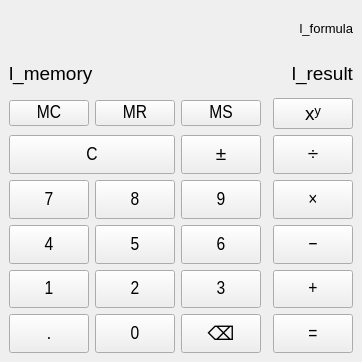
<?xml version="1.0" encoding="UTF-8"?>
<ui version="4.0">
 <class>MainWindow</class>
 <widget class="QMainWindow" name="MainWindow">
  <property name="geometry">
   <rect>
    <x>0</x>
    <y>0</y>
    <width>342</width>
    <height>362</height>
   </rect>
  </property>
  <property name="sizePolicy">
   <sizepolicy hsizetype="Preferred" vsizetype="Preferred">
    <horstretch>0</horstretch>
    <verstretch>0</verstretch>
   </sizepolicy>
  </property>
  <property name="font">
   <font>
    <pointsize>14</pointsize>
   </font>
  </property>
  <property name="windowTitle">
   <string>Калькулятор</string>
  </property>
  <widget class="QWidget" name="centralwidget">
   <layout class="QGridLayout" name="gridLayout" rowstretch="0,0,0,0,0,0,0,0,0,0" columnstretch="0,2,2,2,0,3">
    <item row="1" column="1" colspan="5">
     <layout class="QHBoxLayout" name="horizontalLayout" stretch="0,1">
      <item>
       <widget class="QLabel" name="l_memory">
        <property name="sizePolicy">
         <sizepolicy hsizetype="Preferred" vsizetype="Preferred">
          <horstretch>0</horstretch>
          <verstretch>0</verstretch>
         </sizepolicy>
        </property>
        <property name="font">
         <font>
          <pointsize>14</pointsize>
         </font>
        </property>
        <property name="text">
         <string>l_memory</string>
        </property>
       </widget>
      </item>
      <item>
       <widget class="QLabel" name="l_result">
        <property name="sizePolicy">
         <sizepolicy hsizetype="Preferred" vsizetype="Preferred">
          <horstretch>0</horstretch>
          <verstretch>0</verstretch>
         </sizepolicy>
        </property>
        <property name="font">
         <font>
          <pointsize>14</pointsize>
         </font>
        </property>
        <property name="text">
         <string>l_result</string>
        </property>
        <property name="alignment">
         <set>Qt::AlignmentFlag::AlignRight|Qt::AlignmentFlag::AlignTrailing|Qt::AlignmentFlag::AlignVCenter</set>
        </property>
       </widget>
      </item>
     </layout>
    </item>
    <item row="5" column="3">
     <widget class="QPushButton" name="pb_nine">
      <property name="sizePolicy">
       <sizepolicy hsizetype="Preferred" vsizetype="Preferred">
        <horstretch>0</horstretch>
        <verstretch>0</verstretch>
       </sizepolicy>
      </property>
      <property name="minimumSize">
       <size>
        <width>0</width>
        <height>0</height>
       </size>
      </property>
      <property name="font">
       <font>
        <family>Arial Narrow</family>
        <pointsize>14</pointsize>
       </font>
      </property>
      <property name="text">
       <string>9</string>
      </property>
      <property name="shortcut">
       <string>9</string>
      </property>
     </widget>
    </item>
    <item row="2" column="3">
     <widget class="QPushButton" name="pb_ms">
      <property name="minimumSize">
       <size>
        <width>0</width>
        <height>0</height>
       </size>
      </property>
      <property name="font">
       <font>
        <family>Arial Narrow</family>
        <pointsize>14</pointsize>
       </font>
      </property>
      <property name="text">
       <string>MS</string>
      </property>
     </widget>
    </item>
    <item row="2" column="2">
     <widget class="QPushButton" name="pb_mr">
      <property name="minimumSize">
       <size>
        <width>0</width>
        <height>0</height>
       </size>
      </property>
      <property name="font">
       <font>
        <family>Arial Narrow</family>
        <pointsize>14</pointsize>
       </font>
      </property>
      <property name="text">
       <string>MR</string>
      </property>
     </widget>
    </item>
    <item row="2" column="5">
     <widget class="QPushButton" name="pb_power">
      <property name="text">
       <string>xʸ</string>
      </property>
     </widget>
    </item>
    <item row="9" column="5">
     <widget class="QPushButton" name="pb_equal">
      <property name="sizePolicy">
       <sizepolicy hsizetype="Preferred" vsizetype="Preferred">
        <horstretch>0</horstretch>
        <verstretch>0</verstretch>
       </sizepolicy>
      </property>
      <property name="minimumSize">
       <size>
        <width>0</width>
        <height>0</height>
       </size>
      </property>
      <property name="font">
       <font>
        <family>Arial Narrow</family>
        <pointsize>14</pointsize>
       </font>
      </property>
      <property name="text">
       <string>=</string>
      </property>
      <property name="shortcut">
       <string>Enter</string>
      </property>
     </widget>
    </item>
    <item row="8" column="3">
     <widget class="QPushButton" name="pb_three">
      <property name="sizePolicy">
       <sizepolicy hsizetype="Preferred" vsizetype="Preferred">
        <horstretch>0</horstretch>
        <verstretch>0</verstretch>
       </sizepolicy>
      </property>
      <property name="minimumSize">
       <size>
        <width>0</width>
        <height>0</height>
       </size>
      </property>
      <property name="font">
       <font>
        <family>Arial Narrow</family>
        <pointsize>14</pointsize>
       </font>
      </property>
      <property name="text">
       <string>3</string>
      </property>
      <property name="shortcut">
       <string>3</string>
      </property>
     </widget>
    </item>
    <item row="9" column="3">
     <widget class="QPushButton" name="pb_backspace">
      <property name="sizePolicy">
       <sizepolicy hsizetype="Preferred" vsizetype="Preferred">
        <horstretch>0</horstretch>
        <verstretch>0</verstretch>
       </sizepolicy>
      </property>
      <property name="text">
       <string>⌫</string>
      </property>
     </widget>
    </item>
    <item row="8" column="2">
     <widget class="QPushButton" name="pb_two">
      <property name="sizePolicy">
       <sizepolicy hsizetype="Preferred" vsizetype="Preferred">
        <horstretch>0</horstretch>
        <verstretch>0</verstretch>
       </sizepolicy>
      </property>
      <property name="minimumSize">
       <size>
        <width>0</width>
        <height>0</height>
       </size>
      </property>
      <property name="font">
       <font>
        <family>Arial Narrow</family>
        <pointsize>14</pointsize>
       </font>
      </property>
      <property name="text">
       <string>2</string>
      </property>
      <property name="shortcut">
       <string>2</string>
      </property>
     </widget>
    </item>
    <item row="5" column="1">
     <widget class="QPushButton" name="pb_seven">
      <property name="sizePolicy">
       <sizepolicy hsizetype="Preferred" vsizetype="Preferred">
        <horstretch>0</horstretch>
        <verstretch>0</verstretch>
       </sizepolicy>
      </property>
      <property name="minimumSize">
       <size>
        <width>0</width>
        <height>0</height>
       </size>
      </property>
      <property name="font">
       <font>
        <family>Arial Narrow</family>
        <pointsize>14</pointsize>
       </font>
      </property>
      <property name="text">
       <string>7</string>
      </property>
      <property name="shortcut">
       <string>7</string>
      </property>
     </widget>
    </item>
    <item row="0" column="1" colspan="5">
     <widget class="QLabel" name="l_formula">
      <property name="font">
       <font>
        <pointsize>10</pointsize>
       </font>
      </property>
      <property name="text">
       <string>l_formula</string>
      </property>
      <property name="alignment">
       <set>Qt::AlignmentFlag::AlignRight|Qt::AlignmentFlag::AlignTrailing|Qt::AlignmentFlag::AlignVCenter</set>
      </property>
     </widget>
    </item>
    <item row="5" column="2">
     <widget class="QPushButton" name="pb_eight">
      <property name="sizePolicy">
       <sizepolicy hsizetype="Preferred" vsizetype="Preferred">
        <horstretch>0</horstretch>
        <verstretch>0</verstretch>
       </sizepolicy>
      </property>
      <property name="minimumSize">
       <size>
        <width>0</width>
        <height>0</height>
       </size>
      </property>
      <property name="font">
       <font>
        <family>Arial Narrow</family>
        <pointsize>14</pointsize>
       </font>
      </property>
      <property name="text">
       <string>8</string>
      </property>
      <property name="shortcut">
       <string>8</string>
      </property>
     </widget>
    </item>
    <item row="6" column="5">
     <widget class="QPushButton" name="pb_subtract">
      <property name="sizePolicy">
       <sizepolicy hsizetype="Preferred" vsizetype="Preferred">
        <horstretch>0</horstretch>
        <verstretch>0</verstretch>
       </sizepolicy>
      </property>
      <property name="minimumSize">
       <size>
        <width>0</width>
        <height>0</height>
       </size>
      </property>
      <property name="font">
       <font>
        <family>Arial Narrow</family>
        <pointsize>14</pointsize>
       </font>
      </property>
      <property name="text">
       <string>−</string>
      </property>
      <property name="shortcut">
       <string>-</string>
      </property>
     </widget>
    </item>
    <item row="6" column="3">
     <widget class="QPushButton" name="pb_six">
      <property name="sizePolicy">
       <sizepolicy hsizetype="Preferred" vsizetype="Preferred">
        <horstretch>0</horstretch>
        <verstretch>0</verstretch>
       </sizepolicy>
      </property>
      <property name="minimumSize">
       <size>
        <width>0</width>
        <height>0</height>
       </size>
      </property>
      <property name="font">
       <font>
        <family>Arial Narrow</family>
        <pointsize>14</pointsize>
       </font>
      </property>
      <property name="text">
       <string>6</string>
      </property>
      <property name="shortcut">
       <string>6</string>
      </property>
     </widget>
    </item>
    <item row="6" column="1">
     <widget class="QPushButton" name="pb_four">
      <property name="sizePolicy">
       <sizepolicy hsizetype="Preferred" vsizetype="Preferred">
        <horstretch>0</horstretch>
        <verstretch>0</verstretch>
       </sizepolicy>
      </property>
      <property name="minimumSize">
       <size>
        <width>0</width>
        <height>0</height>
       </size>
      </property>
      <property name="font">
       <font>
        <family>Arial Narrow</family>
        <pointsize>14</pointsize>
       </font>
      </property>
      <property name="text">
       <string>4</string>
      </property>
      <property name="shortcut">
       <string>4</string>
      </property>
     </widget>
    </item>
    <item row="4" column="5">
     <widget class="QPushButton" name="pb_divide">
      <property name="sizePolicy">
       <sizepolicy hsizetype="Preferred" vsizetype="Preferred">
        <horstretch>0</horstretch>
        <verstretch>0</verstretch>
       </sizepolicy>
      </property>
      <property name="minimumSize">
       <size>
        <width>0</width>
        <height>0</height>
       </size>
      </property>
      <property name="font">
       <font>
        <family>Arial Narrow</family>
        <pointsize>14</pointsize>
       </font>
      </property>
      <property name="text">
       <string>÷</string>
      </property>
      <property name="shortcut">
       <string>/</string>
      </property>
     </widget>
    </item>
    <item row="8" column="1">
     <widget class="QPushButton" name="pb_one">
      <property name="sizePolicy">
       <sizepolicy hsizetype="Preferred" vsizetype="Preferred">
        <horstretch>0</horstretch>
        <verstretch>0</verstretch>
       </sizepolicy>
      </property>
      <property name="minimumSize">
       <size>
        <width>0</width>
        <height>0</height>
       </size>
      </property>
      <property name="font">
       <font>
        <family>Arial Narrow</family>
        <pointsize>14</pointsize>
       </font>
      </property>
      <property name="text">
       <string>1</string>
      </property>
      <property name="shortcut">
       <string>1</string>
      </property>
     </widget>
    </item>
    <item row="6" column="2">
     <widget class="QPushButton" name="pb_five">
      <property name="sizePolicy">
       <sizepolicy hsizetype="Preferred" vsizetype="Preferred">
        <horstretch>0</horstretch>
        <verstretch>0</verstretch>
       </sizepolicy>
      </property>
      <property name="minimumSize">
       <size>
        <width>0</width>
        <height>0</height>
       </size>
      </property>
      <property name="font">
       <font>
        <family>Arial Narrow</family>
        <pointsize>14</pointsize>
       </font>
      </property>
      <property name="text">
       <string>5</string>
      </property>
      <property name="shortcut">
       <string>5</string>
      </property>
     </widget>
    </item>
    <item row="4" column="1" colspan="2">
     <widget class="QPushButton" name="pb_reset">
      <property name="sizePolicy">
       <sizepolicy hsizetype="Preferred" vsizetype="Preferred">
        <horstretch>0</horstretch>
        <verstretch>0</verstretch>
       </sizepolicy>
      </property>
      <property name="minimumSize">
       <size>
        <width>0</width>
        <height>0</height>
       </size>
      </property>
      <property name="font">
       <font>
        <family>Arial Narrow</family>
        <pointsize>14</pointsize>
       </font>
      </property>
      <property name="text">
       <string>C</string>
      </property>
      <property name="shortcut">
       <string>Esc</string>
      </property>
     </widget>
    </item>
    <item row="2" column="1">
     <widget class="QPushButton" name="pb_mc">
      <property name="minimumSize">
       <size>
        <width>0</width>
        <height>0</height>
       </size>
      </property>
      <property name="font">
       <font>
        <family>Arial Narrow</family>
        <pointsize>14</pointsize>
       </font>
      </property>
      <property name="text">
       <string>MC</string>
      </property>
     </widget>
    </item>
    <item row="8" column="5">
     <widget class="QPushButton" name="pb_add">
      <property name="sizePolicy">
       <sizepolicy hsizetype="Preferred" vsizetype="Preferred">
        <horstretch>0</horstretch>
        <verstretch>0</verstretch>
       </sizepolicy>
      </property>
      <property name="minimumSize">
       <size>
        <width>0</width>
        <height>0</height>
       </size>
      </property>
      <property name="font">
       <font>
        <family>Arial Narrow</family>
        <pointsize>14</pointsize>
       </font>
      </property>
      <property name="text">
       <string>+</string>
      </property>
      <property name="shortcut">
       <string>+</string>
      </property>
     </widget>
    </item>
    <item row="5" column="5">
     <widget class="QPushButton" name="pb_multiplicate">
      <property name="sizePolicy">
       <sizepolicy hsizetype="Expanding" vsizetype="Preferred">
        <horstretch>0</horstretch>
        <verstretch>0</verstretch>
       </sizepolicy>
      </property>
      <property name="minimumSize">
       <size>
        <width>0</width>
        <height>0</height>
       </size>
      </property>
      <property name="font">
       <font>
        <family>Arial Narrow</family>
        <pointsize>14</pointsize>
       </font>
      </property>
      <property name="text">
       <string>×</string>
      </property>
      <property name="shortcut">
       <string>*</string>
      </property>
     </widget>
    </item>
    <item row="4" column="3">
     <widget class="QPushButton" name="pb_negate">
      <property name="sizePolicy">
       <sizepolicy hsizetype="Preferred" vsizetype="Preferred">
        <horstretch>0</horstretch>
        <verstretch>0</verstretch>
       </sizepolicy>
      </property>
      <property name="minimumSize">
       <size>
        <width>0</width>
        <height>0</height>
       </size>
      </property>
      <property name="font">
       <font>
        <family>Arial Narrow</family>
        <pointsize>14</pointsize>
       </font>
      </property>
      <property name="text">
       <string>±</string>
      </property>
     </widget>
    </item>
    <item row="9" column="1">
     <widget class="QPushButton" name="pb_comma">
      <property name="sizePolicy">
       <sizepolicy hsizetype="Preferred" vsizetype="Preferred">
        <horstretch>0</horstretch>
        <verstretch>0</verstretch>
       </sizepolicy>
      </property>
      <property name="minimumSize">
       <size>
        <width>0</width>
        <height>0</height>
       </size>
      </property>
      <property name="font">
       <font>
        <family>Arial Narrow</family>
        <pointsize>14</pointsize>
       </font>
      </property>
      <property name="text">
       <string>.</string>
      </property>
     </widget>
    </item>
    <item row="9" column="2">
     <widget class="QPushButton" name="pb_zero">
      <property name="sizePolicy">
       <sizepolicy hsizetype="Preferred" vsizetype="Preferred">
        <horstretch>0</horstretch>
        <verstretch>0</verstretch>
       </sizepolicy>
      </property>
      <property name="minimumSize">
       <size>
        <width>0</width>
        <height>0</height>
       </size>
      </property>
      <property name="font">
       <font>
        <family>Arial Narrow</family>
        <pointsize>14</pointsize>
       </font>
      </property>
      <property name="text">
       <string>0</string>
      </property>
     </widget>
    </item>
   </layout>
  </widget>
 </widget>
 <resources/>
 <connections/>
</ui>
